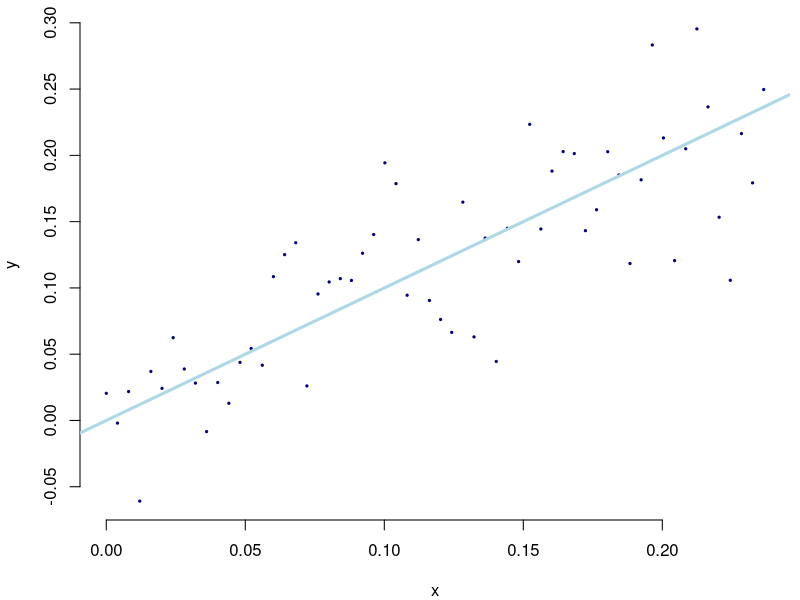
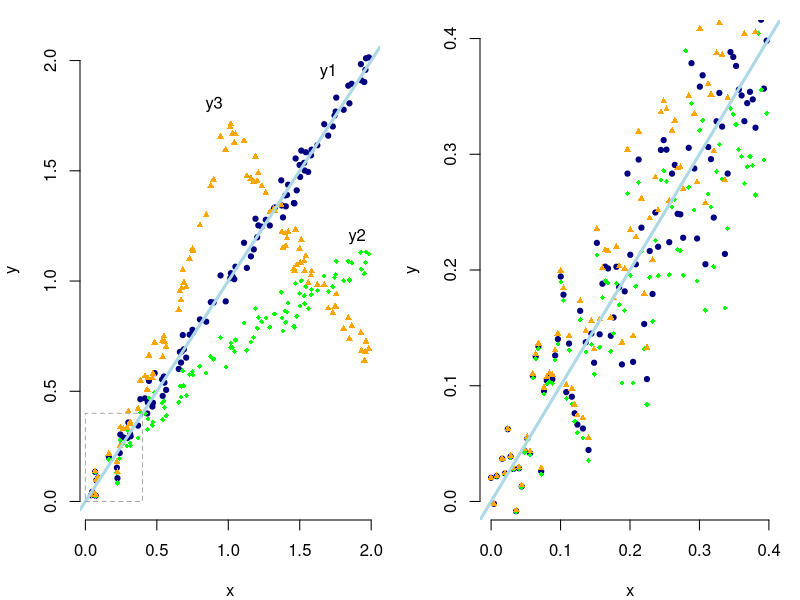

The R script that drew these images, in order:
set.seed(3527)

#label===EXT1
n <- 500
x <- seq(0, 2, length=n)           # (@\wingding{1}@)
e <- rnorm(n, 0, 0.05)             # (@\wingding{2}@)
y1 <- x + e                        # (@\wingding{3}@)
y2 <- log(1 + x) + e               # (@\wingding{4}@)
sgn <- ifelse(x > 1, -1, 1)        # (@\wingding{5}@)
y3 <- (x <= 1)*exp(sgn*x) +
  (x > 1)*exp(-0.5*x+1.5) - 1 + e  # (@\wingding{6}@)
#===end

pdf("images/chapter_7/extra1.pdf", width=4, height=4)
par(mar=c(4, 4, 0.5, 0.5))
n1 <- 60
plot(x[1:n1], y1[1:n1], pch=19, cex=0.3, col="navyblue",
     xlab="x", ylab="y", axes=FALSE)
axis(1); axis(2)
abline(0,1, lwd=3, col="lightblue")
dev.off()

pdf("images/chapter_7/extra2.pdf", width=8, height=4)
par(mfrow=c(1,2), mar=c(4, 4, 1, 1))
#label===EXT2
pts <- sample(1:n, 100)
plot(x[pts], y1[pts], pch=19, cex=0.7, col="navyblue",
     xlab="x", ylab="y", ylim=c(0, 2.1), axes=FALSE)
points(x[pts], y2[pts], pch=18, cex=0.7, col="green")
points(x[pts], y3[pts], pch=17, cex=0.7, col="orange")
text(1.7, 1.95, 'y1')
text(1.9, 1.2, 'y2')
text(0.9, 1.8, 'y3')
axis(1); axis(2)
abline(0,1, lwd=3, col="lightblue")
rect(0, 0, 0.4, 0.4, lty = 2, border="grey66")
#===end
# Right panel: zoomed view of the dashed rectangle
pts_zoom <- which(x <= 0.4)
plot(x[pts_zoom], y1[pts_zoom], pch=19, cex=0.7, col="navyblue",
     xlab="x", ylab="y", xlim=c(0, 0.4), ylim=c(0, 0.4), axes=FALSE)
points(x[pts_zoom], y2[pts_zoom], pch=18, cex=0.7, col="green")
points(x[pts_zoom], y3[pts_zoom], pch=17, cex=0.7, col="orange")
axis(1); axis(2)
abline(0, 1, lwd=3, col="lightblue")
dev.off()
